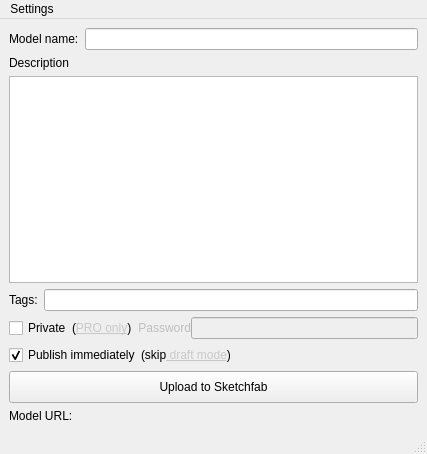
<?xml version="1.0" encoding="UTF-8"?>
<ui version="4.0">
 <class>MainWindow</class>
 <widget class="QMainWindow" name="MainWindow">
  <property name="geometry">
   <rect>
    <x>0</x>
    <y>0</y>
    <width>427</width>
    <height>454</height>
   </rect>
  </property>
  <property name="windowTitle">
   <string>Sketchfab Uploader</string>
  </property>
  <widget class="QWidget" name="centralwidget">
   <layout class="QGridLayout" name="gridLayout_2">
    <item row="0" column="0">
     <layout class="QHBoxLayout" name="horizontalLayout_3">
      <item>
       <widget class="QLabel" name="label_2">
        <property name="text">
         <string>Model name:</string>
        </property>
       </widget>
      </item>
      <item>
       <widget class="QLineEdit" name="leModelName"/>
      </item>
     </layout>
    </item>
    <item row="1" column="0">
     <widget class="QLabel" name="label_3">
      <property name="text">
       <string>Description</string>
      </property>
     </widget>
    </item>
    <item row="2" column="0">
     <widget class="QPlainTextEdit" name="pteDescription"/>
    </item>
    <item row="3" column="0">
     <layout class="QHBoxLayout" name="horizontalLayout_4">
      <item>
       <widget class="QLabel" name="lTags">
        <property name="text">
         <string>Tags:</string>
        </property>
       </widget>
      </item>
      <item>
       <widget class="QLineEdit" name="leTags"/>
      </item>
     </layout>
    </item>
    <item row="5" column="0">
     <layout class="QGridLayout" name="gridLayout">
      <property name="horizontalSpacing">
       <number>0</number>
      </property>
      <item row="0" column="1">
       <widget class="QLabel" name="label_4">
        <property name="text">
         <string>(skip&lt;a href=https://help.sketchfab.com/hc/en-us/articles/202508836-Uploading#draft style=&quot;color: rgb(200,200,200)&quot;&gt; draft mode&lt;/a&gt;)</string>
        </property>
        <property name="openExternalLinks">
         <bool>true</bool>
        </property>
        <property name="textInteractionFlags">
         <set>Qt::LinksAccessibleByKeyboard|Qt::LinksAccessibleByMouse|Qt::TextBrowserInteraction|Qt::TextEditable|Qt::TextEditorInteraction|Qt::TextSelectableByKeyboard|Qt::TextSelectableByMouse</set>
        </property>
       </widget>
      </item>
      <item row="0" column="0">
       <widget class="QCheckBox" name="cbAutopublish">
        <property name="text">
         <string>Publish immediately</string>
        </property>
        <property name="checked">
         <bool>true</bool>
        </property>
       </widget>
      </item>
      <item row="0" column="2">
       <spacer name="horizontalSpacer">
        <property name="orientation">
         <enum>Qt::Horizontal</enum>
        </property>
        <property name="sizeHint" stdset="0">
         <size>
          <width>40</width>
          <height>20</height>
         </size>
        </property>
       </spacer>
      </item>
     </layout>
    </item>
    <item row="6" column="0">
     <widget class="QPushButton" name="bUploadToSketchfab">
      <property name="minimumSize">
       <size>
        <width>0</width>
        <height>32</height>
       </size>
      </property>
      <property name="text">
       <string>Upload to Sketchfab</string>
      </property>
     </widget>
    </item>
    <item row="7" column="0">
     <layout class="QHBoxLayout" name="horizontalLayout">
      <item>
       <widget class="QLabel" name="label">
        <property name="sizePolicy">
         <sizepolicy hsizetype="Maximum" vsizetype="Preferred">
          <horstretch>0</horstretch>
          <verstretch>0</verstretch>
         </sizepolicy>
        </property>
        <property name="text">
         <string>Model URL:</string>
        </property>
       </widget>
      </item>
      <item>
       <widget class="QLabel" name="lModelURL">
        <property name="text">
         <string/>
        </property>
        <property name="openExternalLinks">
         <bool>true</bool>
        </property>
       </widget>
      </item>
     </layout>
    </item>
    <item row="4" column="0">
     <layout class="QHBoxLayout" name="horizontalLayout_2">
      <property name="spacing">
       <number>0</number>
      </property>
      <item>
       <widget class="QCheckBox" name="cbPrivate">
        <property name="text">
         <string>Private</string>
        </property>
       </widget>
      </item>
      <item>
       <widget class="QLabel" name="lbPrivate">
        <property name="text">
         <string>(&lt;a href=https://help.sketchfab.com/hc/en-us/articles/202484576-Model-Security#private style=&quot;color: rgb(200,200,200)&quot;&gt;PRO only&lt;/a&gt;)   </string>
        </property>
        <property name="openExternalLinks">
         <bool>true</bool>
        </property>
        <property name="textInteractionFlags">
         <set>Qt::TextBrowserInteraction</set>
        </property>
       </widget>
      </item>
      <item>
       <widget class="QLabel" name="lPassword">
        <property name="enabled">
         <bool>false</bool>
        </property>
        <property name="text">
         <string> Password</string>
        </property>
       </widget>
      </item>
      <item>
       <widget class="QLineEdit" name="lePassword">
        <property name="enabled">
         <bool>false</bool>
        </property>
        <property name="echoMode">
         <enum>QLineEdit::Password</enum>
        </property>
       </widget>
      </item>
     </layout>
    </item>
   </layout>
  </widget>
  <widget class="QMenuBar" name="menubar">
   <property name="geometry">
    <rect>
     <x>0</x>
     <y>0</y>
     <width>427</width>
     <height>21</height>
    </rect>
   </property>
   <widget class="QMenu" name="menuSettings">
    <property name="title">
     <string>Settings</string>
    </property>
    <addaction name="actionSketchfab_settings"/>
   </widget>
   <addaction name="menuSettings"/>
  </widget>
  <widget class="QStatusBar" name="statusbar"/>
  <action name="actionAbout_Sketchfab_Uploader">
   <property name="text">
    <string>About Sketchfab Uploader</string>
   </property>
  </action>
  <action name="actionSketchfab_settings">
   <property name="text">
    <string>Sketchfab settings</string>
   </property>
  </action>
 </widget>
 <resources/>
 <connections/>
</ui>
